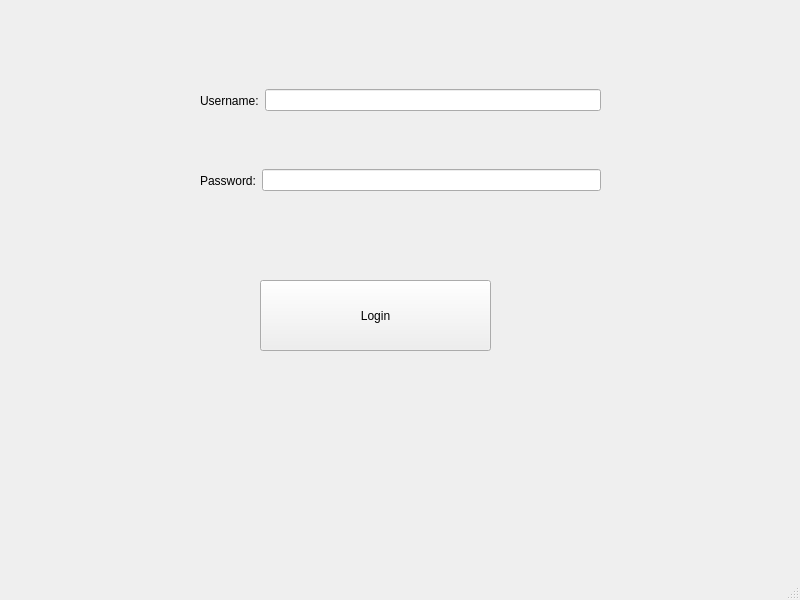
<?xml version="1.0" encoding="UTF-8"?>
<ui version="4.0">
 <class>userlogin</class>
 <widget class="QMainWindow" name="userlogin">
  <property name="geometry">
   <rect>
    <x>0</x>
    <y>0</y>
    <width>800</width>
    <height>600</height>
   </rect>
  </property>
  <property name="windowTitle">
   <string>MainWindow</string>
  </property>
  <widget class="QWidget" name="centralwidget">
   <widget class="QPushButton" name="LoginButton">
    <property name="geometry">
     <rect>
      <x>260</x>
      <y>280</y>
      <width>231</width>
      <height>71</height>
     </rect>
    </property>
    <property name="text">
     <string>Login</string>
    </property>
   </widget>
   <widget class="QWidget" name="layoutWidget_2">
    <property name="geometry">
     <rect>
      <x>200</x>
      <y>150</y>
      <width>401</width>
      <height>61</height>
     </rect>
    </property>
    <layout class="QHBoxLayout" name="horizontalLayout_2">
     <item>
      <widget class="QLabel" name="label_2">
       <property name="text">
        <string>Password:</string>
       </property>
      </widget>
     </item>
     <item>
      <widget class="QLineEdit" name="login_password"/>
     </item>
    </layout>
   </widget>
   <widget class="QWidget" name="layoutWidget">
    <property name="geometry">
     <rect>
      <x>200</x>
      <y>70</y>
      <width>401</width>
      <height>61</height>
     </rect>
    </property>
    <layout class="QHBoxLayout" name="horizontalLayout">
     <item>
      <widget class="QLabel" name="label">
       <property name="text">
        <string>Username:</string>
       </property>
      </widget>
     </item>
     <item>
      <widget class="QLineEdit" name="login_username"/>
     </item>
    </layout>
   </widget>
  </widget>
  <widget class="QMenuBar" name="menubar">
   <property name="geometry">
    <rect>
     <x>0</x>
     <y>0</y>
     <width>800</width>
     <height>25</height>
    </rect>
   </property>
  </widget>
  <widget class="QStatusBar" name="statusbar"/>
 </widget>
 <resources/>
 <connections/>
</ui>
